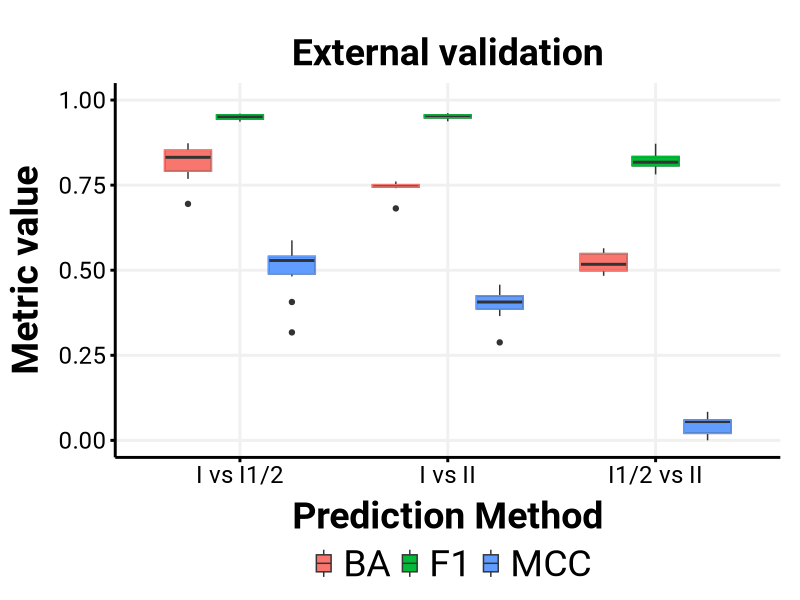

The R script that drew this image:
library(ggplot2)
library(gridExtra)
library(reshape2)

r=read.table("abbvie_stats_I_II_50.csv",header=TRUE,sep="\t")
r2=read.table("abbvie_stats_I_1_2_II_50.csv",h=T,sep="\t")
r3=read.table("abbvie_stats_I_I_1_2_50.csv",h=T,sep="\t")
data=rbind(r,r2)
data=rbind(data,r3)
#meandata=apply(r,2,mean)
#sddata=apply(r,2,sd)
#data=melt(meandata, id.vars='name')

theme_Publication <- function(base_size=14, base_family="Roboto") {
      library(grid)
      library(ggthemes)
      (theme_foundation(base_size=base_size, base_family=base_family)
       + theme(plot.title = element_text(face = "bold",
                                         size = rel(5.2), hjust = 0.5),
              line= element_line(size=rel(1)),
               text = element_text(size = rel(5.2)),
               panel.background = element_rect(colour = NA),
               plot.background = element_rect(colour = NA),
               panel.border = element_rect(colour = NA),
               axis.title = element_text(face = "bold",size = rel(1.0)),
               axis.title.y = element_text(angle=90,vjust =2),
               axis.title.x = element_text(vjust = -0.2),
               axis.text = element_text(), 
               axis.line = element_line(colour="black"),
               axis.ticks = element_line(),
               panel.grid.major = element_line(colour="#f0f0f0"),
               panel.grid.minor = element_blank(),
               legend.key = element_rect(colour = NA),
               legend.position = "bottom",
               legend.direction = "horizontal",
               legend.key.size= unit(0.5, "cm"),
               legend.margin = unit(0, "cm"),
               legend.title = element_text(face="italic"),
               legend.text = element_text(size = rel(5.2)),
               plot.margin=unit(c(10,5,5,5),"mm"),
               strip.background=element_rect(colour="#f0f0f0",fill="#f0f0f0"),
               strip.text = element_text(face="bold")
          ))
      
}


scale_fill_Publication <- function(...){
      library(scales)
      discrete_scale("fill","Publication",manual_pal(values = c("#386cb0","#fdb462","#7fc97f","#ef3b2c","#662506","#a6cee3","#fb9a99","#984ea3","#ffff33")), ...)

}

scale_colour_Publication <- function(...){
      library(scales)
      discrete_scale("colour","Publication",manual_pal(values = c("#386cb0","#fdb462","#7fc97f","#ef3b2c","#662506","#a6cee3","#fb9a99","#984ea3","#ffff33")), ...)

}

#data.m <- melt(data, id.vars='Dataset')
#print(data.m)
# p=ggplot(data.m,aes(Dataset,value,fill = variable)) +
#   geom_boxplot() +
#   labs(y = "Metric value",
#         x = "Prediction Method",colour="",fill="",title="External validation") + 
#         scale_colour_Publication() +
#         theme_Publication() + 
#         ylim(0.0,1.0)



data.m <- melt(data, id.vars='Dataset')
print(data.m)
p=ggplot(data.m,aes(Dataset,value,fill = variable)) +
  geom_boxplot() +
  geom_boxplot(aes(color = variable),
               fatten = NULL, fill = NA, coef = 0, outlier.alpha = 0,
               show.legend = F)+
  labs(y = "Metric value",
        x = "Prediction Method",colour="",fill="",title="External validation") + 
        theme_Publication() + 
        ylim(0.0,1.0)

  #geom_errorbar(aes(ymin=value-sd, ymax=value+sd), width=.2,position=position_dodge(.9)) +
  #geom_segment(aes(x = 0.55, xend = 0.85, y = 0.49599, yend = 0.49599),col="black",linetype = "dashed") +

#print(p)

ggsave(file="50_abbvie.svg", plot=p, width=8, height=8)
